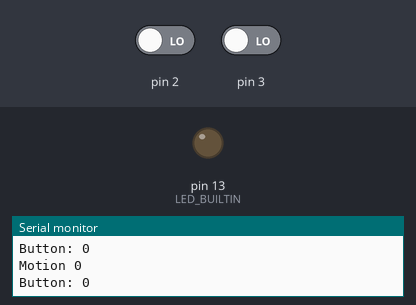
Recording of a sketch running on a simulated Arduino Uno, built with avr-gcc and run on an emulated ATmega328P. Shown: output pins drawn as LEDs (lit = HIGH), the last lines printed to the serial monitor. The inputs (shaded band) are chosen by the test bench; at power-on: pin 2 LOW, pin 3 LOW.

Above: at 6.8 s.
6.9 s: pin 2 driven HIGH
At 7.4 s:
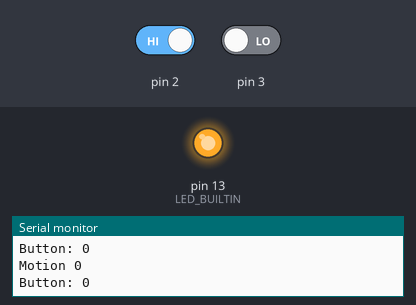
10.8 s: pin 3 driven HIGH
At 11.5 s:
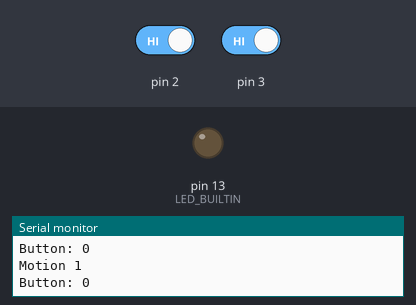
14.7 s: pin 3 driven LOW
At 15.7 s:
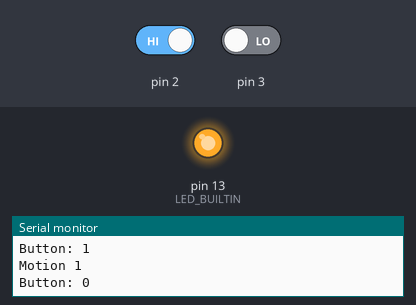
Timing chart, 0 to 17.7 s (numbered marks = the images above; inputs shaded):
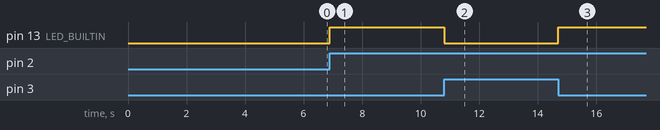

Measured:
- after the input at 6.9 s, pin 13 (LED_BUILTIN): LOW → HIGH at once
- after the input at 10.8 s, pin 13 (LED_BUILTIN): HIGH → LOW at once
- after the input at 14.7 s, pin 13 (LED_BUILTIN): LOW → HIGH at once

The sketch:

Task1.3.ino
```cpp
uint8_t led_state = LOW;
int buttonState = 0;
void setup()
{
  	Serial.begin(9600);
	pinMode(2, INPUT);
  	pinMode(3, INPUT);
  	pinMode(LED_BUILTIN, OUTPUT);
  	attachInterrupt(digitalPinToInterrupt(2), toggle, RISING);
  	attachInterrupt(digitalPinToInterrupt(3), toggle, CHANGE);
}

void loop()
{
  Serial.print("Motion ");
  Serial.println(digitalRead(2));
  Serial.print("Button: ");
  Serial.println(digitalRead(3));
  delay(3000); // Delay a little bit to improve simulation performance
}

void toggle(){
  led_state = !led_state;
  digitalWrite(LED_BUILTIN, led_state);
}
```
